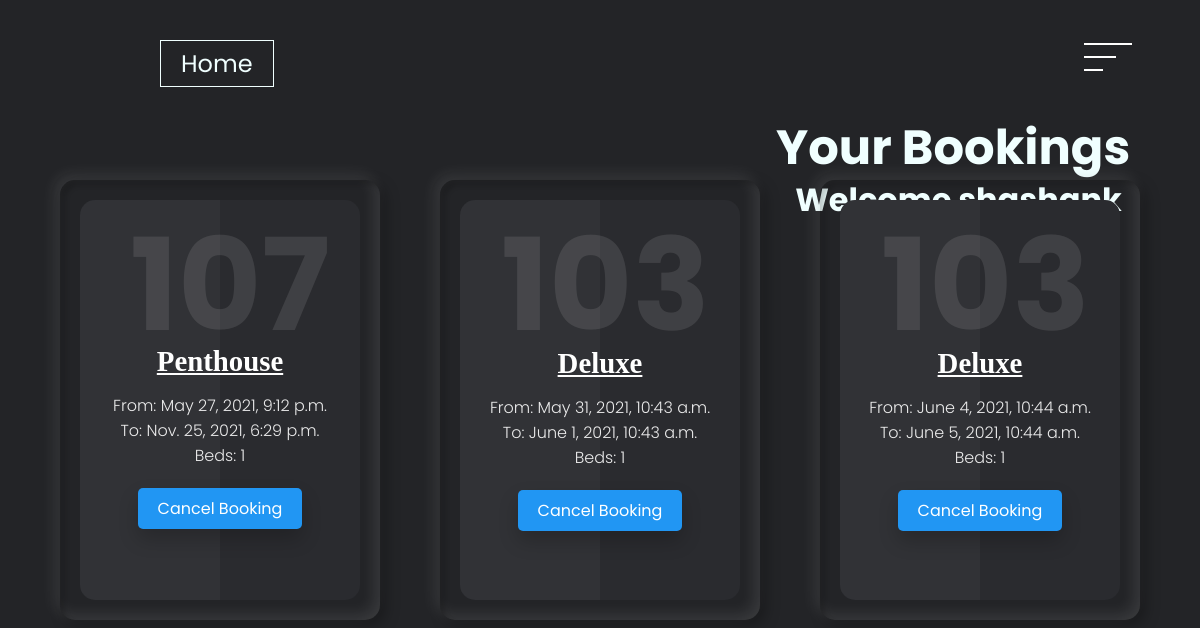
Before: /booking_list/ (signed in) with the older database file.
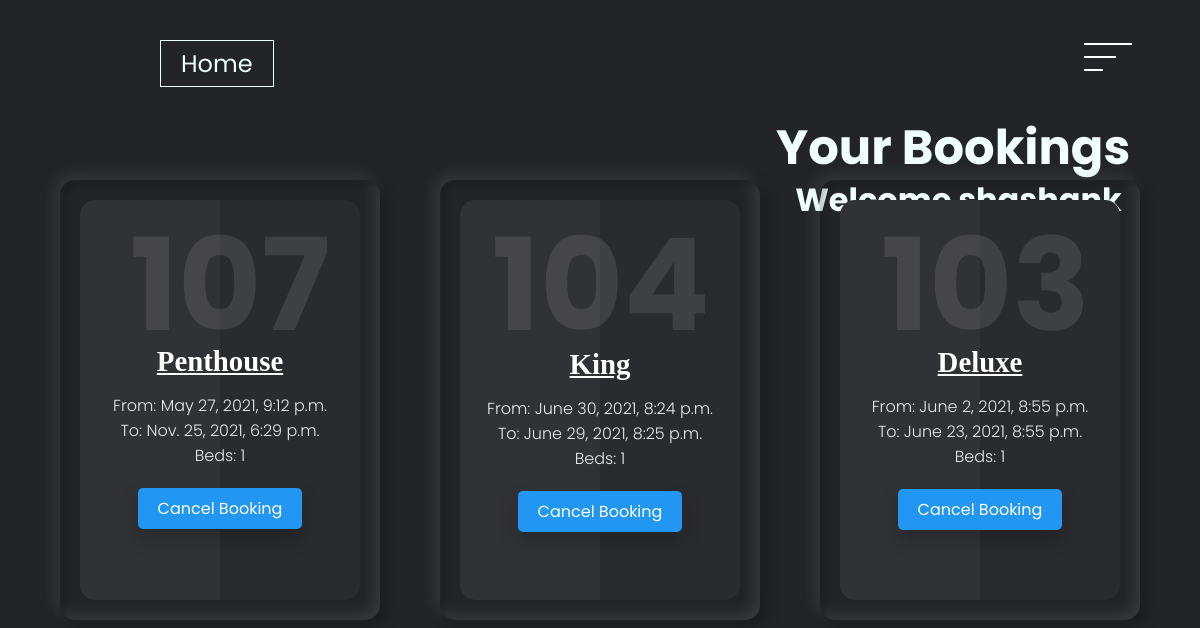
After: the same page with the newer database file.
### system/models.py (models this page shows, shortened)
class Booking(models.Model):
    user=models.ForeignKey(settings.AUTH_USER_MODEL, on_delete=models.CASCADE)
    room=models.ForeignKey(Room, on_delete=models.CASCADE)
    check_in=models.DateTimeField()
    check_out=models.DateTimeField()
    def get_room_category(self):
        room_categories=dict(self.room.categories)
        room_category=room_categories.get(self.room.category)
        return room_category
    def get_cancel_booking_url(self):
        return reverse('system:CancelBookingView', args=[self.pk])

class Room(models.Model):
    number=models.IntegerField()
    categories={
        ('STD','Standard'), ('CR', 'Connecting Room'), ('DEL', 'Deluxe'), ('KIN', 'King'), ('QUE', 'Queen'), ('SUI', 'Suite'), ('PEN', 'Penthouse')
    }
    category=models.CharField(max_length=3, choices=categories, default='STD')
    beds=models.IntegerField(default=1)

### system/views.py (the view)
# urls.py: path('booking_list/', views.BookingList.as_view(), name='BookingList'),
class BookingList(generic.ListView):
    model = Booking
    def get_queryset(self, *args, **kwargs):
        if self.request.user.is_staff:
            booking_list=Booking.objects.all()
            return booking_list
        else:
            booking_list = Booking.objects.filter(user=self.request.user)
            return booking_list

### system/templates/system/booking_list.html (shortened to what this page needs)
{% load static %}
<!DOCTYPE html>
<html lang="en">
<head>
  <link rel="stylesheet" href="{% static 'system/booking.css' %}">
</head>
<body>
  <header>
    <div class="wrapper">
      <ul>
        <li class="active"><a href="{% url 'system:homepage' %}" style="position: fixed; top: 2.5rem; left: 10rem;">Home</a></li>
      </ul>
    </div>
    <div class="closer">
      <div class="line"></div>
    </div>
{% block content %}
  </header>
  <div class="content">
    <div class="header">
        <div class="headings" style="position: absolute; top: 7rem; left: 44%; font-family: Century Gothic;">
            <h1 style="font-size: 3rem; position: fixed; top: 7rem; left: 48.5rem; color: azure;">Your Bookings</h1>
            <h2 style="font-size: 2rem; position: fixed; top: 11rem; left: 49.7rem; color: azure;">Welcome {{user}}</h2>
        </div>
    </div>
  {% for booking in booking_list %}
  <div class="container">
    <div class="card">
      <div class="box">
        <div class="content">
          <h2>{{booking.room.number}}</h2>
          <h3>{{booking.get_room_category}}</h3>
          <p>From: {{booking.check_in}} <br>To: {{booking.check_out}} <br> Beds: {{booking.room.beds}} </p>
          <a href="{{booking.get_cancel_booking_url}}">Cancel
            Booking</a>
        </div>
      </div>
    </div>
  {% endfor %}
    </div>
</div>
{% endblock %}
</body>
</html>

### system/static/system/booking.css (style rules this page uses)
* { margin: 0; padding: 0; box-sizing: border-box; font-family: "Poppins", sans-serif; }
body { background-image: rgba(0, 0, 0, 0.705), rgba(0, 0, 0, 0.692)), url(download.jpg); }
.closer { color: #000; wdith: 6rem; }
.closer { position: absolute; right: 5%; top: 5%; cursor: pointer; }
.line { position: relative; margin-top: 0.8rem; margin-right: 1.5rem; width: 2rem; height: 2px; background-color: white; display: inline-block; }
.line::after { content: ""; position: absolute; left: 0; width: 3rem; top: -0.8rem; height: 2px; background-color: white; display: inline-block; }
.line::before { content: ""; position: absolute; left: 0; width: 1.2rem; height: 2px; background-color: white; top: 0.8rem; display: inline-block; }
ul li { text-decoration: none; display: inline-block; font-size: x-large; }
ul li a { text-decoration: none; color:azure; padding: 5px 20px; border: 1px solid azure; transition: 0.6s ease-in; }
body { display: flex; justify-content: center; align-items: center; flex-wrap: wrap; min-height: 100vh; background: #232427; }
body .container { display: flex; justify-content: center; align-items: center; flex-wrap: wrap; max-width: 1200px; margin: 40px 0; }
body .container .card { position: relative; min-width: 320px; height: 440px; box-shadow: inset 5px 5px 5px rgba(0, 0, 0, 0.2), inset -5px -5px 15px rgba(255, 255, 255, 0.1), 5px 5px 15px rgba(0, 0, 0, 0.3), -5px -5px 15px rgba(255, 255, 255, 0.1); border-radius: 15px; margin: 30px; transition: 0.5s; }
body .container .card:nth-child(1) .box .content a { background: #2196f3; }
body .container .card .box { position: absolute; top: 20px; left: 20px; right: 20px; bottom: 20px; background: #2a2b2f; border-radius: 15px; display: flex; justify-content: center; align-items: center; overflow: hidden; transition: 0.5s; }
body .container .card .box:before { content: ""; position: absolute; top: 0; left: 0; width: 50%; height: 100%; background: rgba(255, 255, 255, 0.03); }
body .container .card .box .content { padding: 20px; text-align: center; }
body .container .card .box .content h2 { position: absolute; top: -10px; right: 30px; font-size: 8rem; color: rgba(255, 255, 255, 0.1); }
body .container .card .box .content h3 { font-size: 1.8rem; color: #fff; z-index: 1; transition: 0.5s; margin-bottom: 15px; }
body .container .card .box .content p { font-size: 1rem; font-weight: 300; color: rgba(255, 255, 255, 0.9); z-index: 1; transition: 0.5s; }
body .container .card .box .content a { position: relative; display: inline-block; padding: 8px 20px; background: black; border-radius: 5px; text-decoration: none; color: white; margin-top: 20px; box-shadow: 0 10px 20px rgba(0, 0, 0, 0.2); transition: 0.5s; }
h3 { display: flex; justify-content: center; margin-top: 35%; margin-bottom: 10%; font-family: 'Shadows Into Light', cursive; text-decoration: underline; font-size: xx-large; }
ul li { display: flex; justify-content: center; padding: 0%; font-family: Century Gothic; margin-bottom: 10%; }

Changed rows visible on the page:
removed Booking: get_room_category "Deluxe", check_in "May 31, 2021, 10:43 a.m.", check_out "June 1, 2021, 10:43 a.m.", room.beds "1"
removed Booking: get_room_category "Deluxe", check_in "June 4, 2021, 10:44 a.m.", check_out "June 5, 2021, 10:44 a.m.", room.beds "1"
added Booking: get_room_category "King", check_in "June 30, 2021, 8:24 p.m.", check_out "June 29, 2021, 8:25 p.m.", room.beds "1"
added Booking: get_room_category "Deluxe", check_in "June 2, 2021, 8:55 p.m.", check_out "June 23, 2021, 8:55 p.m.", room.beds "1"
